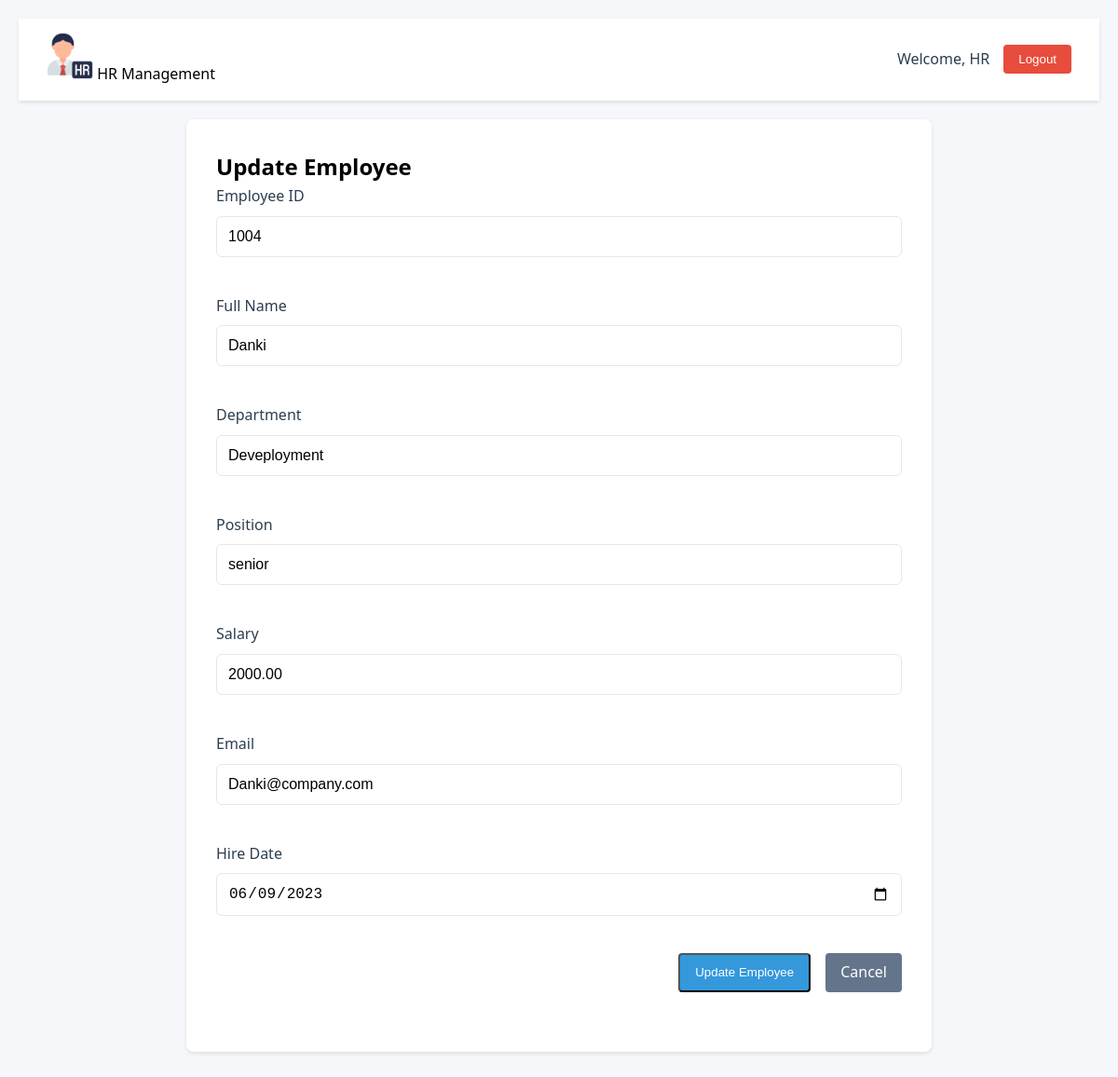
Screenshot of /4/edit/ (signed in) with the database file from the repository.
### employees/models.py (models this page shows, shortened)
class UserProfile(models.Model):
    user = models.OneToOneField(User, on_delete=models.CASCADE)
    name = models.CharField(max_length=100)
    emp_id = models.CharField(max_length=20, unique=True)
    created_at = models.DateTimeField(auto_now_add=True)
    updated_at = models.DateTimeField(auto_now=True)
    class Meta:
        db_table = 'user_profile'

class Employee(models.Model):
    employee_id = models.CharField(max_length=20, unique=True)
    name = models.CharField(max_length=100)
    department = models.CharField(max_length=100)
    position = models.CharField(max_length=100)
    salary = models.DecimalField(max_digits=10, decimal_places=2)
    email = models.EmailField()
    hire_date = models.DateField()
    created_at = models.DateTimeField(auto_now_add=True)
    updated_at = models.DateTimeField(auto_now=True)
    created_by = models.ForeignKey(User, on_delete=models.SET_NULL, null=True, related_name='created_employees')
    updated_by = models.ForeignKey(User, on_delete=models.SET_NULL, null=True, related_name='updated_employees')
    class Meta:
        ordering = ['-created_at']

### employees/views.py (the view)
# urls.py: path('<int:pk>/edit/', views.employee_update_form, name='employee_update_form'),
@login_required
def employee_update_form(request, pk):
    try:
        employee = get_object_or_404(Employee, pk=pk)
        form = EmployeeForm(instance=employee)
        user_profile = get_object_or_404(UserProfile, user=request.user)
        return render(request, 'employees/employee_form.html', {
            'form': form,
            'employee': employee,
            'action': 'Update',
            'user_profile': user_profile
        })
    except Exception as e:
        logger.error(f"Error displaying update form: {str(e)}")
        messages.error(request, 'Error displaying update form.')
        return redirect('employees:employee_list')

### employees/forms.py (shortened to what this page needs)
class EmployeeForm(forms.ModelForm):
    class Meta:
        model = Employee
        fields = ['employee_id', 'name', 'department', 'position', 'salary', 'email', 'hire_date']
        widgets = {
            'hire_date': forms.DateInput(attrs={
                'type': 'date',
                'class': 'form-control'
            }),
            'salary': forms.NumberInput(attrs={
                'step': '0.01',
                'class': 'form-control'
            }),
            'employee_id': forms.TextInput(attrs={'class': 'form-control'}),
            'name': forms.TextInput(attrs={'class': 'form-control'}),
            'department': forms.TextInput(attrs={'class': 'form-control'}),
            'position': forms.TextInput(attrs={'class': 'form-control'}),
            'email': forms.EmailInput(attrs={'class': 'form-control'}),
        }

### employees/templates/employees/employee_form.html (shortened to what this page needs)
{% extends 'employees/base.html' %}
{% load static %}
{% block content %}
<div class="form-card">
    <h2>{{ action }} Employee</h2>
    <form method="post" action="{% if action == 'Add' %}{% url 'employees:employee_create' %}{% else %}{% url 'employees:employee_update' employee.pk %}{% endif %}" class="form-grid">
        <div class="form-field">
            <label for="employee_id">Employee ID</label>
            <input type="text" name="employee_id" id="employee_id" value="{{ form.employee_id.value|default:'' }}" required>
        </div>
        <div class="form-field">
            <label for="name">Full Name</label>
            <input type="text" name="name" id="name" value="{{ form.name.value|default:'' }}" required>
        </div>
        <div class="form-field">
            <label for="department">Department</label>
            <input type="text" name="department" id="department" value="{{ form.department.value|default:'' }}" required>
        </div>
        <div class="form-field">
            <label for="position">Position</label>
            <input type="text" name="position" id="position" value="{{ form.position.value|default:'' }}" required>
        </div>
        <div class="form-field">
            <label for="salary">Salary</label>
            <input type="number" name="salary" id="salary" step="0.01" value="{{ form.salary.value|default:'' }}" required>
        </div>
        <div class="form-field">
            <label for="email">Email</label>
            <input type="email" name="email" id="email" value="{{ form.email.value|default:'' }}" required>
        </div>
        <div class="form-field">
            <label for="hire_date">Hire Date</label>
            <input type="date" name="hire_date" id="hire_date" value="{{ form.hire_date.value|date:'Y-m-d'|default:'' }}" required>
        </div>
        <div class="form-actions">
            <button type="submit" class="btn btn-primary">{{ action }} Employee</button>
            <a href="{% url 'employees:employee_list' %}" class="btn btn-secondary">Cancel</a>
        </div>
    </form>
</div>
{% endblock %}

### employees/templates/employees/base.html (shortened to what this page needs)
<!DOCTYPE html>
<html lang="en">
<head>
    {% load static %}
    <link rel="stylesheet" href="{% static 'hr_app/css/styles.css' %}">
</head>
<body>
    {% if user.is_authenticated %}
    <nav class="navbar">
        <div class="nav-brand">
            <img src="{% static 'hr_app/images/HR.png' %}" alt="HR Icon" class="hr-icon">
            <span>HR Management</span>
        </div>
        <div class="user-info">
            <span class="welcome-text">Welcome, {{ user_profile.name|default:user.username }}</span>
            <form method="post" action="{% url 'employees:logout' %}" class="logout-form">
                <button type="submit" class="btn-logout">Logout</button>
            </form>
        </div>
    </nav>
    {% endif %}
    <main>
        {% block content %}
        {% endblock %}
    </main>
</body>
</html>

### employees/static/hr_app/css/styles.css (style rules this page uses)
* { margin: 0; padding: 0; box-sizing: border-box; }
body { font-family: 'Segoe UI', system-ui, -apple-system, sans-serif; background: #f5f7fa; line-height: 1.6; padding: 20px; }
.hr-icon { width: 50px; height: 50px; object-fit: contain; }
.welcome-text { color: #2c3e50; font-weight: 500; }
.btn-logout { background: #e74c3c; color: white; padding: 0.5rem 1rem; border-radius: 4px; border: none; cursor: pointer; font-weight: 500; transition: all 0.3s; }
.logout-form { display: inline; }
.navbar { background: white; padding: 15px 30px; box-shadow: 0 2px 4px rgba(0,0,0,0.1); margin-bottom: 20px; display: flex; justify-content: space-between; align-items: center; }
.user-info { display: flex; justify-content: flex-end; align-items: center; gap: 15px; }
.btn { padding: 8px 16px; border-radius: 4px; text-decoration: none; font-weight: 500; transition: all 0.2s; }
.form-card { background: white; padding: 2rem; border-radius: 8px; box-shadow: 0 2px 4px rgba(0,0,0,0.1); margin: 20px auto; max-width: 800px; }
.form-grid { display: grid; gap: 1.5rem; margin-bottom: 2rem; }
.form-field { margin-bottom: 1rem; }
.form-field label { display: block; font-weight: 500; color: #2c3e50; margin-bottom: 0.5rem; }
.form-field input, .form-field select { width: 100%; padding: 0.75rem; border: 1px solid #e2e8f0; border-radius: 6px; font-size: 1rem; }
.form-actions { display: flex; gap: 1rem; justify-content: flex-end; }
.btn-secondary { background: #64748b; color: white; }
.btn-primary { background: #3498db; color: white; }

### rows the page displays
UserProfile: name "HR"
Employee: employee_id "1004", name "Danki", department "Deveployment", position "senior", salary "2000.00", email "Danki@company.com", hire_date "06/09/2023"

### other values shown
{{ action }} "Update"
